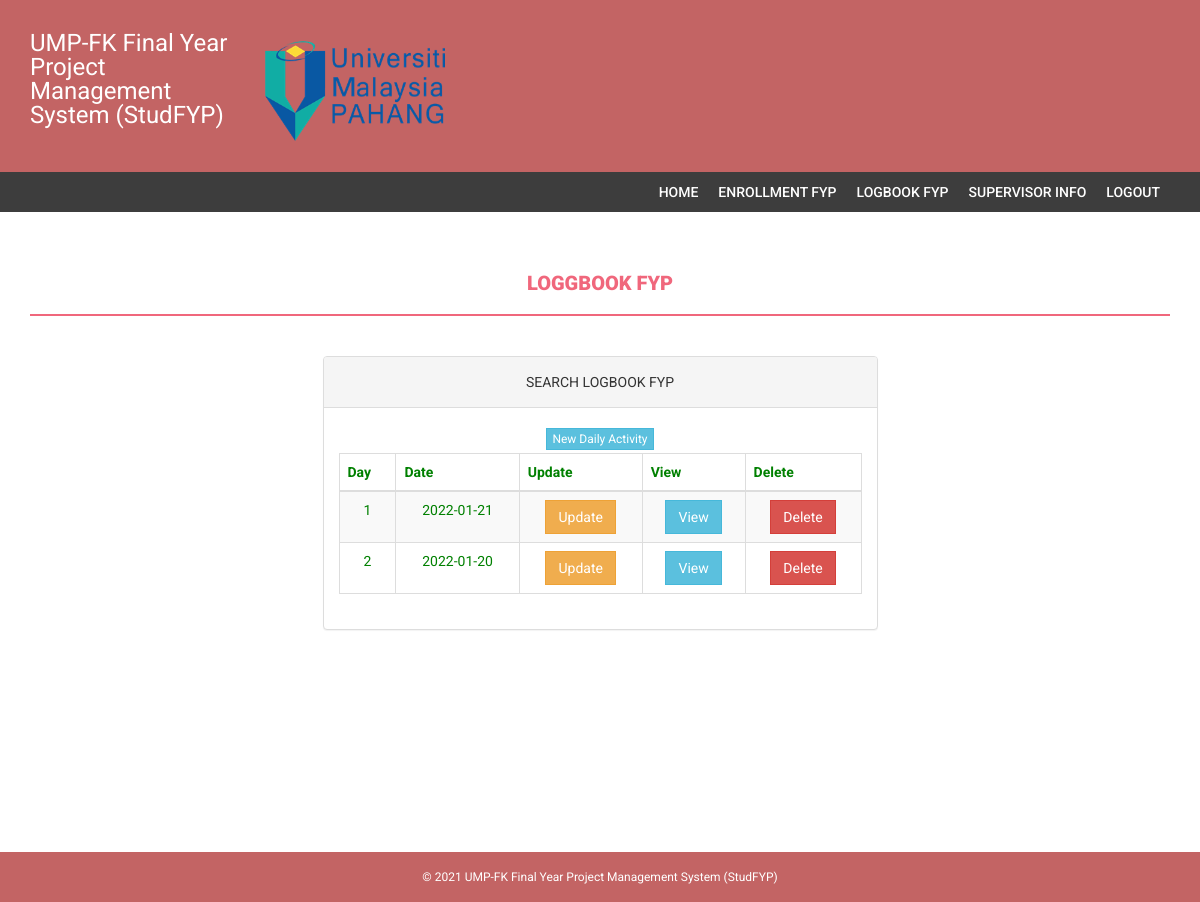
Screenshot of /logbook.php with the database file from the repository.
### tables this page shows
CREATE TABLE `logbook` (
  `logbook_id` int(50) NOT NULL,
  `log_date` date NOT NULL,
  `log_day` varchar(31) NOT NULL,
  `log_activity` varchar(500) NOT NULL,
  `log_file` varchar(500) NOT NULL,
  `log_note` varchar(100) NOT NULL,
  `student_id` varchar(10) NOT NULL
);

### logbook.php (the view, shortened to what this page needs)
<?php
$db_host="localhost";
$db_user="root";
$db_password="";
$db_name="studfyp";
try
{
	$db=new PDO("mysql:host={$db_host};dbname={$db_name}",$db_user,$db_password);
	$db->setAttribute(PDO::ATTR_ERRMODE, PDO::ERRMODE_EXCEPTION);
}
catch(PDOEXCEPTION $e)
{
	$e->getMessage();
}
?>
<!DOCTYPE html>
<html xmlns="http://www.w3.org/1999/xhtml">
<head>
    <link href="assets/css/bootstrap.css" rel="stylesheet" />
    <link href="assets/css/font-awesome.css" rel="stylesheet" />
    <link href="assets/css/style.css" rel="stylesheet" />
</head>
<body>
    <?php include('includes/header.php');?>
    <?php
    include('includes/menubar.php');
    ?>
    <div class="content-wrapper">
        <div class="container">
            <div class="row">
                <div class="col-md-12">
                    <h1 class="page-head-line">LOGGBOOK FYP </h1>
                </div>
            </div>
            <div class="row" >
                <div class="col-md-3">
                </div>
                <div class="col-md-6">
                    <div class="panel panel-default">
                        <div class="panel-heading">
                        <center>SEARCH LOGBOOK FYP</center>
                        </div>
                        <font color="green" align="center">
                        <div class="panel-body">
                            <a href="addLogbook.php" type="button" class="btn btn-xs btn-info">New Daily Activity</a>
                            <div class="table-responsive">
                            <table class="table table-bordered table-hover table-striped">
                                <thead>
                                        <tr>
                                            <th>Day</th>
                                            <th>Date</th>
                                            <th>Update</th>
                                            <th>View</th>
                                            <th>Delete</th>
                                        </tr>
                                    </thead>
                                <tbody>
                                <?php
									$select_stmt=$db->prepare("SELECT * FROM logbook");
									$select_stmt->execute();
									while($row=$select_stmt->fetch(PDO::FETCH_ASSOC))
									{
									?>
                                        <tr>
                                            <td><?php echo $row['log_day']; ?></td>
                                            <td><?php echo $row['log_date'];?></td>
                                            <td><a href="editLogbook.php?update_id=<?php echo $row['logbook_id ']; ?>" class="btn btn-warning">Update</a></td>
                                            <td><a href="viewLogbook.php?view_id=<?php echo $row['logbook_id ']; ?>" class="btn btn-info">View</a></td>
                                            <td><a href="?delete_id=<?php echo $row['logbook_id ']; ?>" class="btn btn-danger">Delete</a></td>
                                        </tr>
                                    <?php
									}
									?>
                                </tbody>
                            </table>
                        </div>
                        </div>
                    </div>
                </div>
            </div>
        </div>
    </div>
  <?php include('includes/footer.php');?>
</body>
</html>

### assets/css/style.css (style rules this page uses)
body { font-family: 'Roboto', sans-serif; line-height: 30px; }
.content-wrapper { margin-top: 40px; min-height: 600px; padding-bottom: 60px; }
.page-head-line { font-weight: 900; padding-bottom: 20px; border-bottom: 2px solid #F0677C; text-transform: uppercase; color: #F0677C; font-size: 20px; margin-bottom: 40px; }
.btn { border-radius: 0px; -webkit-border-radius: 0px; -moz-border-radius: 0px; }

### includes/footer.php (style rules this page uses)
.col-md-12 { text-align: center; }

### rows the page displays
logbook: log_day "1", log_date "2022-01-21"
logbook: log_day "2", log_date "2022-01-20"
